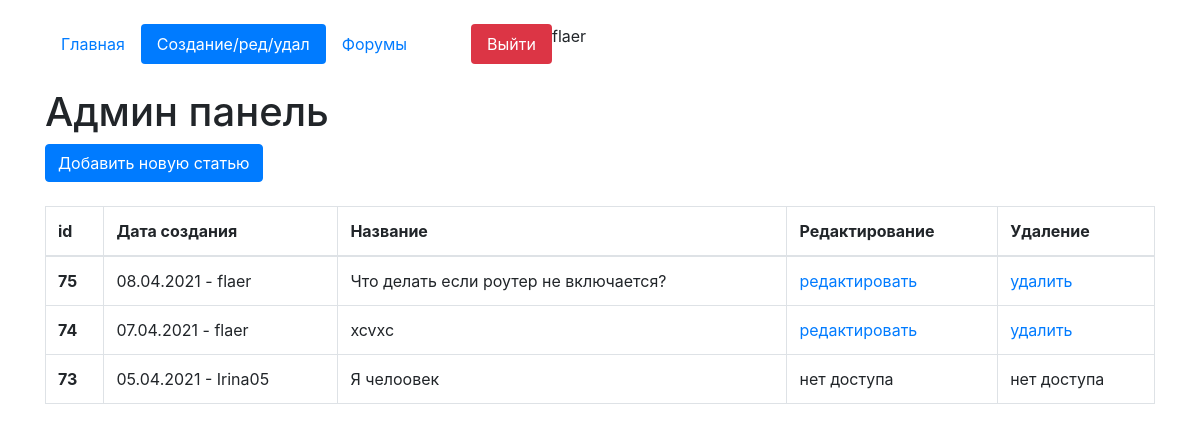
Page /edit-page (signed in) on the committed database.
### core/models.py (models this page shows, shortened)
class Articles(models.Model):
    author = models.ForeignKey(User, on_delete=models.CASCADE, verbose_name='Владелец статьи', blank=True, null=True)
    create_date = models.DateTimeField(auto_now=True)
    name = models.CharField(max_length=200, verbose_name='Название')
    text = models.TextField(verbose_name='Текст')
    class Meta:
        verbose_name = 'Статью'
        verbose_name_plural = 'Статьи'

### core/views.py (the view, shortened to what this page needs)
# urls.py: path('edit-page', views.ArticleCreateView.as_view(), name='edit_page'),
class ArticleCreateView(LoginRequiredMixin, CustomSuccessMessageMixin, CreateView):
    login_url = reverse_lazy('login_page')
    model = Articles
    template_name = 'edit_page.html'
    form_class = ArticleForm
    success_url = reverse_lazy('edit_page')
    success_msg = 'Запись создана'
    def get_context_data(self, **kwargs):
        kwargs['list_articles'] = Articles.objects.all().order_by('-id')
        return super().get_context_data(**kwargs)

### core/templates/edit_page.html (shortened to what this page needs)
{% extends 'index.html' %}
    {% block content %}
    <h1 class="mt-4">Админ панель</h1>
<button type="button" class="btn btn-primary" data-toggle="modal" data-target="#exampleModal">
  Добавить новую статью
</button>
    {% if update %}
    {% if success_update %}
    <p style="color:red">Запись обновлена</p>
    {% endif %}
    <p class="mt-4">Страница редактирования</p>
    <p><a href="{% url 'edit_page' %}">Вернуться назад</a></p>
    <form id="update_data" method="post">
            {% csrf_token %}
            {{form}}
        </form>
    <button form="update_data" type="submit" class="btn btn-primary">Обновить</button>
    {% else %}
    <table class="table table-bordered mt-4">
  <thead>
    <tr>
      <th scope="col">id</th>
      <th scope="col">Дата создания</th>
      <th scope="col">Название</th>
      <th scope="col">Редактирование</th>
      <th scope="col">Удаление</th>
    </tr>
  </thead>
  <tbody>
      {% for i in list_articles %}
    <tr {% if i.id|slugify == request.GET.id %} style="background:red" {% endif %}>
      <th>{{i.id}}</th>
      <td>{{i.create_date|date:'d.m.Y'}} - {{i.author}}</td>
      <td>{{i.name}}</td>
      <td>
          {% if request.user == i.author %}
          <a href="{% url 'update_page' i.id %}">редактировать</a>
          {% else %}
          нет доступа
          {% endif %}
          </td>
      <td>
          {% if request.user == i.author %}
          <a href="javascript:void()" onclick="delete_question{{i.id}}()">удалить</a>
          {% else %}
          нет доступа
            {% endif %}
          </td>
    </tr>
    {% endfor %}
  </tbody>
</table>
{% endif %}
   {% endblock %}

### core/templates/index.html (shortened to what this page needs)
<!doctype html>
{%load static%}
<html lang="ru">
  <head>
    <link rel="stylesheet" href="https://stackpath.bootstrapcdn.com/bootstrap/4.4.1/css/bootstrap.min.css">
<link rel="stylesheet" href="{% static 'css/demo.css' %}">
	<link rel="stylesheet" href="{% static 'css/fakeLoader.min.css' %}">
  </head>
  <body>
      <div class="container mt-4">
          <ul class="nav nav-pills">
  <li class="nav-item">
      {% url 'home' as url_home %}
    <a class="nav-link {% if url_home == request.path %}active{% endif %}" href="{{url_home}}">Главная</a>
  </li>
  <li class="nav-item">
      {% url 'edit_page' as url_edit_page %}
    <a class="nav-link {% if url_edit_page == request.path %}active{% endif %}" href="{{url_edit_page}}">Создание/ред/удал</a>
  </li>
 <li class="nav-item">
      {% url 'forum' as url_forum %}
    <a class="nav-link {% if url_forum == request.path %}active{% endif %}" href="{{url_forum}}">Форумы</a>
  </li>
  {% if request.user.is_authenticated %}
      <li class="nav-item">
        {% url 'logout_page' as url_logout_page %}
    <a class="nav-link btn-danger ml-5" href="{{url_logout_page}}">Выйти</a>
  </li>
  {% endif %}
{{request.user}}
</ul>
    {% block content %}{% endblock %}
</div>
  </body>
</html>

### core/static/css/demo.css (style rules this page uses)
a { text-decoration: none; }

### rows in the picture
Articles: id "75", create_date "08.04.2021", author "flaer", name "Что делать если роутер не включается?", shows "редактировать"
Articles: id "74", create_date "07.04.2021", author "flaer", name "xcvxc", shows "редактировать"
Articles: id "73", create_date "05.04.2021", author "Irina05", name "Я челоовек", shows "нет доступа"

### other values in the picture
{{ request.user }} "flaer"
